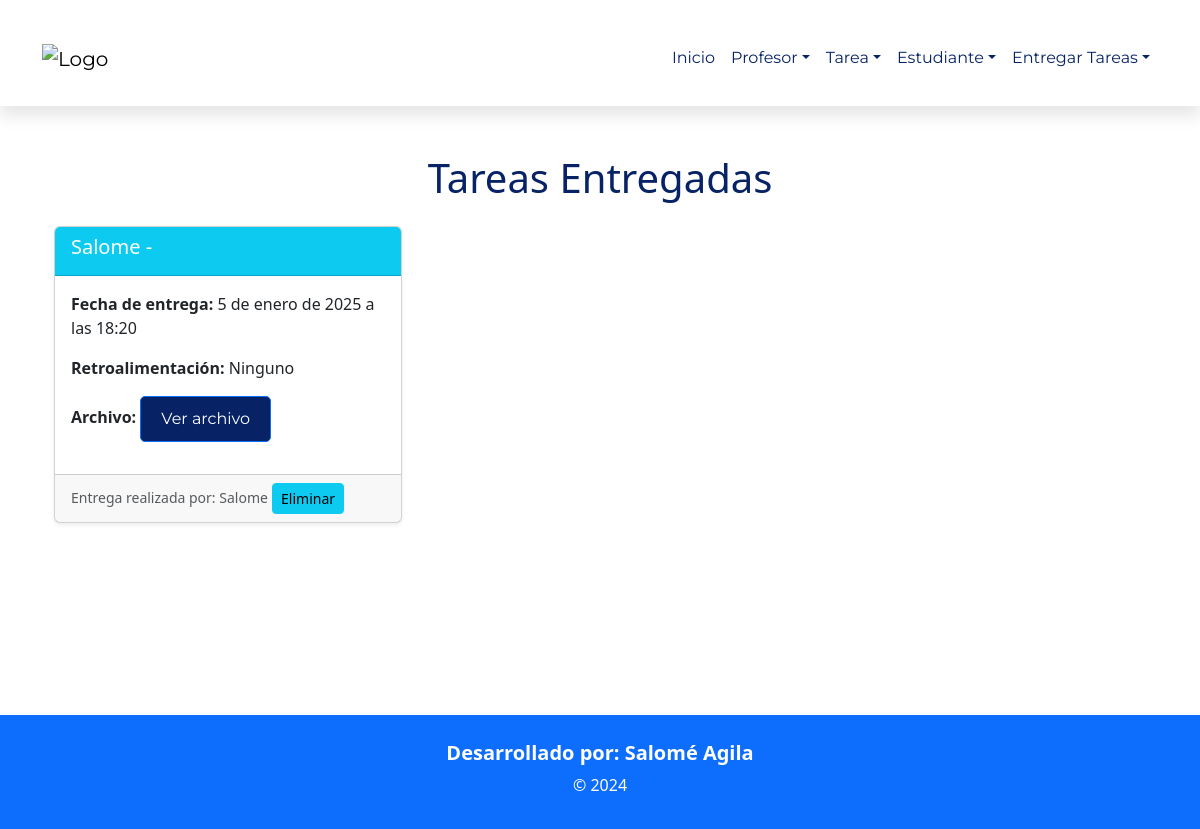
The app's page /listadoEntrega/ with its own data.
### Aplicaciones/Clases/models.py (models this page shows, shortened)
class EntregaTarea(models.Model):
    id = models.AutoField(primary_key=True)
    estudiante = models.ForeignKey(Estudiante, on_delete=models.CASCADE)
    tarea = models.ForeignKey(Tarea, on_delete=models.CASCADE)
    archivo = models.FileField(upload_to='entregas/', null=True, blank=True)  # Cambiado a FileField
    fecha_entrega = models.DateTimeField()
    comentario = models.TextField(null=True, blank=True)

class Estudiante(models.Model):
    id = models.AutoField(primary_key=True)
    nombre = models.CharField(max_length=100)
    apellido = models.CharField(max_length=100)
    email = models.EmailField(unique=True)
    telefono = models.CharField(max_length=15)

### Aplicaciones/Clases/views.py (the view)
# urls.py: path('listadoEntrega/', views.listadoEntrega),
def listadoEntrega(request):
    entregas = EntregaTarea.objects.all()
    return render(request, 'listadoEntrega.html', {'entregas': entregas})

### Aplicaciones/Clases/templates/listadoEntrega.html
{% extends "plantilla.html" %}
{% block contenido %}
<div class="container my-5">
    <h1 class="text-center mb-4" style="color: #072366;">Tareas Entregadas</h1>
    <div class="row">
        {% for entrega in entregas %}
        <div class="col-md-4 mb-4">
            <div class="card shadow-sm">
                <div class="card-header bg-info text-white">
                    <h5 class="card-title">{{ entrega.estudiante.nombre }} - {{ entrega.tarea.nombre }}</h5>
                </div>
                <div class="card-body">
                    <p><strong>Fecha de entrega:</strong> {{ entrega.fecha_entrega }}</p>
                    <p><strong>Retroalimentación:</strong> {{ entrega.comentario }}</p>
                    <p><strong>Archivo:</strong> <a href="{{ entrega.archivo.url }}" target="_blank" class="btn btn-primary btn-sm">Ver archivo</a></p>
                </div>
                <div class="card-footer text-muted">
                    <small>Entrega realizada por: {{ entrega.estudiante.nombre }}</small>
                    <td>
                        <a onclick="return confirm('¿Está seguro de que desea eliminar esta tarea?');" href="/eliminarEntrega/{{ entrega.id }}" class="btn btn-info btn-sm">Eliminar</a>
                    </td>
                </div>
            </div>
        </div>
        {% empty %}
        <div class="col-12">
            <p class="text-center">No hay entregas registradas aún.</p>
        </div>
        {% endfor %}
    </div>
</div>
{% endblock %}

### Aplicaciones/Clases/static/css/style1.css (style rules this page uses)
.btn-primary { padding: 10px 20px; background-color: #072366; color: white; text-decoration: none; font-size: 1rem; font-family: 'Montserrat', sans-serif; border-radius: 5px; transition: background-color 0.3s ease; }

### Aplicaciones/Clases/templates/plantilla.html (style rules this page uses)
.container { margin-top: 10px; }

### records on screen
EntregaTarea: estudiante.nombre "Salome", fecha_entrega "5 de enero de 2025 a las 18:20", comentario "Ninguno"
